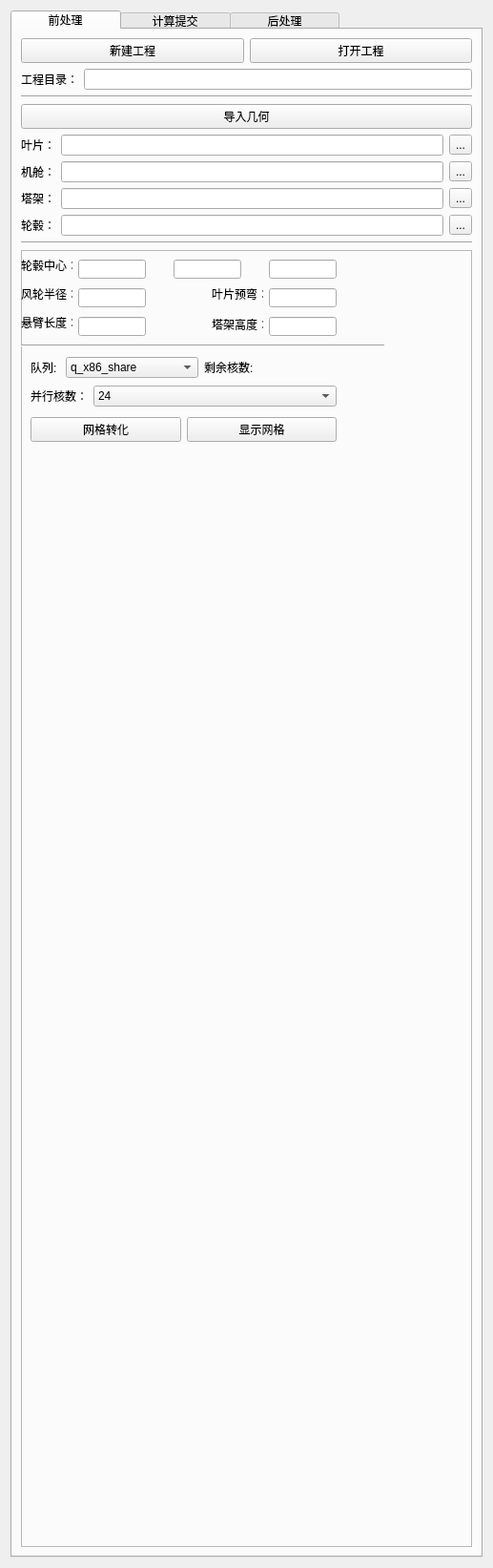
<?xml version="1.0" encoding="UTF-8"?>
<ui version="4.0">
 <class>Form</class>
 <widget class="QWidget" name="Form">
  <property name="geometry">
   <rect>
    <x>0</x>
    <y>0</y>
    <width>517</width>
    <height>1643</height>
   </rect>
  </property>
  <property name="windowTitle">
   <string>Form</string>
  </property>
  <layout class="QGridLayout" name="gridLayout">
   <item row="0" column="0">
    <widget class="QSplitter" name="splitter">
     <property name="orientation">
      <enum>Qt::Horizontal</enum>
     </property>
     <widget class="QTabWidget" name="tabWidget">
      <property name="enabled">
       <bool>true</bool>
      </property>
      <property name="minimumSize">
       <size>
        <width>360</width>
        <height>344</height>
       </size>
      </property>
      <property name="maximumSize">
       <size>
        <width>16777214</width>
        <height>16777215</height>
       </size>
      </property>
      <property name="autoFillBackground">
       <bool>true</bool>
      </property>
      <property name="styleSheet">
       <string notr="true">QTabBar::tab{width:115}
QTabBar::tab{height:20}</string>
      </property>
      <property name="currentIndex">
       <number>0</number>
      </property>
      <widget class="QWidget" name="tab_3">
       <attribute name="title">
        <string>前处理</string>
       </attribute>
       <layout class="QGridLayout" name="gridLayout_2">
        <item row="0" column="0">
         <layout class="QHBoxLayout" name="horizontalLayout_21">
          <item>
           <widget class="QPushButton" name="pushButton_new">
            <property name="text">
             <string>新建工程</string>
            </property>
            <property name="icon">
             <iconset>
              <normaloff>../Windows/System32/OneDrive.ico</normaloff>../Windows/System32/OneDrive.ico</iconset>
            </property>
           </widget>
          </item>
          <item>
           <widget class="QPushButton" name="pushButton_open">
            <property name="text">
             <string>打开工程</string>
            </property>
           </widget>
          </item>
         </layout>
        </item>
        <item row="6" column="0">
         <layout class="QHBoxLayout" name="horizontalLayout_9">
          <item>
           <widget class="QLabel" name="label_9">
            <property name="text">
             <string>塔架：</string>
            </property>
           </widget>
          </item>
          <item>
           <widget class="QLineEdit" name="tower"/>
          </item>
          <item>
           <widget class="QToolButton" name="toolButton_3">
            <property name="text">
             <string>...</string>
            </property>
           </widget>
          </item>
         </layout>
        </item>
        <item row="4" column="0">
         <layout class="QHBoxLayout" name="horizontalLayout_7">
          <item>
           <widget class="QLabel" name="label">
            <property name="text">
             <string>叶片：</string>
            </property>
           </widget>
          </item>
          <item>
           <widget class="QLineEdit" name="blade"/>
          </item>
          <item>
           <widget class="QToolButton" name="toolButton">
            <property name="text">
             <string>...</string>
            </property>
           </widget>
          </item>
         </layout>
        </item>
        <item row="7" column="0">
         <layout class="QHBoxLayout" name="horizontalLayout_10">
          <item>
           <widget class="QLabel" name="label_10">
            <property name="text">
             <string>轮毂：</string>
            </property>
           </widget>
          </item>
          <item>
           <widget class="QLineEdit" name="hub"/>
          </item>
          <item>
           <widget class="QToolButton" name="toolButton_4">
            <property name="text">
             <string>...</string>
            </property>
           </widget>
          </item>
         </layout>
        </item>
        <item row="2" column="0">
         <widget class="Line" name="line_5">
          <property name="orientation">
           <enum>Qt::Horizontal</enum>
          </property>
         </widget>
        </item>
        <item row="3" column="0">
         <widget class="QPushButton" name="pushButton">
          <property name="text">
           <string>导入几何</string>
          </property>
         </widget>
        </item>
        <item row="8" column="0">
         <widget class="Line" name="line_2">
          <property name="orientation">
           <enum>Qt::Horizontal</enum>
          </property>
         </widget>
        </item>
        <item row="1" column="0">
         <layout class="QHBoxLayout" name="horizontalLayout_6">
          <item>
           <widget class="QLabel" name="label_6">
            <property name="text">
             <string>工程目录：</string>
            </property>
           </widget>
          </item>
          <item>
           <widget class="QLineEdit" name="lineEdit_2"/>
          </item>
         </layout>
        </item>
        <item row="5" column="0">
         <layout class="QHBoxLayout" name="horizontalLayout_8">
          <item>
           <widget class="QLabel" name="label_8">
            <property name="text">
             <string>机舱：</string>
            </property>
           </widget>
          </item>
          <item>
           <widget class="QLineEdit" name="cabin"/>
          </item>
          <item>
           <widget class="QToolButton" name="toolButton_2">
            <property name="text">
             <string>...</string>
            </property>
           </widget>
          </item>
         </layout>
        </item>
        <item row="9" column="0">
         <widget class="QFrame" name="frame">
          <property name="sizePolicy">
           <sizepolicy hsizetype="Preferred" vsizetype="Preferred">
            <horstretch>0</horstretch>
            <verstretch>0</verstretch>
           </sizepolicy>
          </property>
          <property name="frameShape">
           <enum>QFrame::StyledPanel</enum>
          </property>
          <property name="frameShadow">
           <enum>QFrame::Raised</enum>
          </property>
          <widget class="QLabel" name="label_13">
           <property name="geometry">
            <rect>
             <x>0</x>
             <y>10</y>
             <width>54</width>
             <height>12</height>
            </rect>
           </property>
           <property name="text">
            <string>轮毂中心：</string>
           </property>
          </widget>
          <widget class="QLineEdit" name="hub_cty">
           <property name="geometry">
            <rect>
             <x>160</x>
             <y>10</y>
             <width>71</width>
             <height>20</height>
            </rect>
           </property>
          </widget>
          <widget class="QLineEdit" name="bd_prebend">
           <property name="geometry">
            <rect>
             <x>260</x>
             <y>40</y>
             <width>71</width>
             <height>20</height>
            </rect>
           </property>
          </widget>
          <widget class="QLabel" name="label_14">
           <property name="geometry">
            <rect>
             <x>200</x>
             <y>40</y>
             <width>54</width>
             <height>12</height>
            </rect>
           </property>
           <property name="text">
            <string>叶片预弯：</string>
           </property>
          </widget>
          <widget class="QLineEdit" name="tower_h">
           <property name="geometry">
            <rect>
             <x>260</x>
             <y>70</y>
             <width>71</width>
             <height>20</height>
            </rect>
           </property>
          </widget>
          <widget class="QLabel" name="label_15">
           <property name="geometry">
            <rect>
             <x>200</x>
             <y>70</y>
             <width>54</width>
             <height>16</height>
            </rect>
           </property>
           <property name="text">
            <string>塔架高度：</string>
           </property>
          </widget>
          <widget class="QLabel" name="label_16">
           <property name="geometry">
            <rect>
             <x>0</x>
             <y>40</y>
             <width>54</width>
             <height>12</height>
            </rect>
           </property>
           <property name="text">
            <string>风轮半径：</string>
           </property>
          </widget>
          <widget class="QLineEdit" name="wt_radius">
           <property name="geometry">
            <rect>
             <x>60</x>
             <y>40</y>
             <width>71</width>
             <height>20</height>
            </rect>
           </property>
          </widget>
          <widget class="QLineEdit" name="overhang">
           <property name="geometry">
            <rect>
             <x>60</x>
             <y>70</y>
             <width>71</width>
             <height>20</height>
            </rect>
           </property>
          </widget>
          <widget class="QLineEdit" name="hub_ctx">
           <property name="geometry">
            <rect>
             <x>60</x>
             <y>10</y>
             <width>71</width>
             <height>20</height>
            </rect>
           </property>
          </widget>
          <widget class="QLabel" name="label_17">
           <property name="geometry">
            <rect>
             <x>0</x>
             <y>70</y>
             <width>54</width>
             <height>12</height>
            </rect>
           </property>
           <property name="text">
            <string>悬臂长度：</string>
           </property>
          </widget>
          <widget class="QLineEdit" name="hub_ctz">
           <property name="geometry">
            <rect>
             <x>260</x>
             <y>10</y>
             <width>71</width>
             <height>20</height>
            </rect>
           </property>
          </widget>
          <widget class="QWidget" name="layoutWidget">
           <property name="geometry">
            <rect>
             <x>10</x>
             <y>110</y>
             <width>321</width>
             <height>26</height>
            </rect>
           </property>
           <layout class="QHBoxLayout" name="horizontalLayout_18">
            <item>
             <widget class="QLabel" name="label_25">
              <property name="sizePolicy">
               <sizepolicy hsizetype="Fixed" vsizetype="Preferred">
                <horstretch>0</horstretch>
                <verstretch>0</verstretch>
               </sizepolicy>
              </property>
              <property name="text">
               <string>队列: </string>
              </property>
             </widget>
            </item>
            <item>
             <widget class="QComboBox" name="cbox_queue">
              <property name="editable">
               <bool>false</bool>
              </property>
              <property name="currentText">
               <string>q_x86_share</string>
              </property>
              <property name="currentIndex">
               <number>0</number>
              </property>
              <item>
               <property name="text">
                <string>q_x86_share</string>
               </property>
              </item>
              <item>
               <property name="text">
                <string>q_x86_expr</string>
               </property>
              </item>
              <item>
               <property name="text">
                <string>q_x86_vio_share</string>
               </property>
              </item>
              <item>
               <property name="text">
                <string>q_x86_cn_sim</string>
               </property>
              </item>
             </widget>
            </item>
            <item>
             <layout class="QHBoxLayout" name="horizontalLayout_19">
              <item>
               <widget class="QLabel" name="label_26">
                <property name="text">
                 <string>剩余核数:</string>
                </property>
               </widget>
              </item>
              <item>
               <widget class="QLabel" name="label_21">
                <property name="enabled">
                 <bool>true</bool>
                </property>
                <property name="sizePolicy">
                 <sizepolicy hsizetype="Fixed" vsizetype="Fixed">
                  <horstretch>0</horstretch>
                  <verstretch>0</verstretch>
                 </sizepolicy>
                </property>
                <property name="maximumSize">
                 <size>
                  <width>28</width>
                  <height>16777215</height>
                 </size>
                </property>
                <property name="text">
                 <string/>
                </property>
               </widget>
              </item>
             </layout>
            </item>
           </layout>
          </widget>
          <widget class="Line" name="line">
           <property name="geometry">
            <rect>
             <x>0</x>
             <y>90</y>
             <width>381</width>
             <height>20</height>
            </rect>
           </property>
           <property name="orientation">
            <enum>Qt::Horizontal</enum>
           </property>
          </widget>
          <widget class="QWidget" name="">
           <property name="geometry">
            <rect>
             <x>10</x>
             <y>170</y>
             <width>321</width>
             <height>36</height>
            </rect>
           </property>
           <layout class="QHBoxLayout" name="horizontalLayout">
            <item>
             <widget class="QPushButton" name="pushButton_transfer">
              <property name="text">
               <string>网格转化</string>
              </property>
             </widget>
            </item>
            <item>
             <widget class="QPushButton" name="pushButton_showmesh">
              <property name="text">
               <string>显示网格</string>
              </property>
             </widget>
            </item>
           </layout>
          </widget>
          <widget class="QWidget" name="">
           <property name="geometry">
            <rect>
             <x>10</x>
             <y>140</y>
             <width>321</width>
             <height>26</height>
            </rect>
           </property>
           <layout class="QHBoxLayout" name="horizontalLayout_2">
            <item>
             <widget class="QLabel" name="label_29">
              <property name="sizePolicy">
               <sizepolicy hsizetype="Fixed" vsizetype="Preferred">
                <horstretch>0</horstretch>
                <verstretch>0</verstretch>
               </sizepolicy>
              </property>
              <property name="text">
               <string>并行核数：</string>
              </property>
             </widget>
            </item>
            <item>
             <widget class="QComboBox" name="cbox_cores">
              <property name="editable">
               <bool>false</bool>
              </property>
              <property name="currentText">
               <string>24</string>
              </property>
              <property name="currentIndex">
               <number>0</number>
              </property>
              <item>
               <property name="text">
                <string>24</string>
               </property>
              </item>
              <item>
               <property name="text">
                <string>48</string>
               </property>
              </item>
              <item>
               <property name="text">
                <string>72</string>
               </property>
              </item>
              <item>
               <property name="text">
                <string>96</string>
               </property>
              </item>
              <item>
               <property name="text">
                <string>120</string>
               </property>
              </item>
              <item>
               <property name="text">
                <string>168</string>
               </property>
              </item>
              <item>
               <property name="text">
                <string>192</string>
               </property>
              </item>
              <item>
               <property name="text">
                <string>240</string>
               </property>
              </item>
             </widget>
            </item>
           </layout>
          </widget>
         </widget>
        </item>
       </layout>
      </widget>
      <widget class="QWidget" name="tab">
       <attribute name="title">
        <string>计算提交</string>
       </attribute>
       <layout class="QGridLayout" name="gridLayout_3">
        <item row="0" column="0">
         <layout class="QGridLayout" name="gridLayout_4" columnstretch="1,2,1,1,2,1" columnminimumwidth="10,20,10,10,20,10">
          <property name="sizeConstraint">
           <enum>QLayout::SetMinimumSize</enum>
          </property>
          <property name="horizontalSpacing">
           <number>6</number>
          </property>
          <item row="1" column="0">
           <widget class="QLabel" name="label_40">
            <property name="text">
             <string>风速:</string>
            </property>
           </widget>
          </item>
          <item row="2" column="1">
           <widget class="QLineEdit" name="lineEdit_pressure">
            <property name="sizePolicy">
             <sizepolicy hsizetype="Preferred" vsizetype="Preferred">
              <horstretch>0</horstretch>
              <verstretch>0</verstretch>
             </sizepolicy>
            </property>
            <property name="minimumSize">
             <size>
              <width>0</width>
              <height>0</height>
             </size>
            </property>
            <property name="placeholderText">
             <string>例：101325</string>
            </property>
           </widget>
          </item>
          <item row="2" column="0">
           <widget class="QLabel" name="label_35">
            <property name="text">
             <string>压力:</string>
            </property>
           </widget>
          </item>
          <item row="2" column="4">
           <widget class="QLineEdit" name="lineEdit_density">
            <property name="placeholderText">
             <string>例：1.293</string>
            </property>
           </widget>
          </item>
          <item row="2" column="2">
           <widget class="QLabel" name="label_46">
            <property name="text">
             <string>[Pa]</string>
            </property>
           </widget>
          </item>
          <item row="2" column="5">
           <widget class="QLabel" name="label_47">
            <property name="text">
             <string>[kg/m^3]</string>
            </property>
           </widget>
          </item>
          <item row="2" column="3">
           <widget class="QLabel" name="label_48">
            <property name="text">
             <string>密度:</string>
            </property>
           </widget>
          </item>
          <item row="3" column="0">
           <widget class="QLabel" name="label_2">
            <property name="text">
             <string>粘度</string>
            </property>
           </widget>
          </item>
          <item row="3" column="1">
           <widget class="QLineEdit" name="lineEdit_nu">
            <property name="sizePolicy">
             <sizepolicy hsizetype="Preferred" vsizetype="Preferred">
              <horstretch>0</horstretch>
              <verstretch>0</verstretch>
             </sizepolicy>
            </property>
            <property name="minimumSize">
             <size>
              <width>0</width>
              <height>0</height>
             </size>
            </property>
            <property name="placeholderText">
             <string>例：1.8e-5</string>
            </property>
           </widget>
          </item>
          <item row="3" column="2">
           <widget class="QLabel" name="label_3">
            <property name="text">
             <string>[m^2/s]</string>
            </property>
           </widget>
          </item>
          <item row="3" column="3">
           <widget class="QLabel" name="label_34">
            <property name="text">
             <string>转速:</string>
            </property>
           </widget>
          </item>
          <item row="3" column="5">
           <widget class="QLabel" name="label_41">
            <property name="text">
             <string>[rad/min]</string>
            </property>
           </widget>
          </item>
          <item row="3" column="4">
           <widget class="QLineEdit" name="lineEdit_rotatespeed">
            <property name="sizePolicy">
             <sizepolicy hsizetype="Preferred" vsizetype="Fixed">
              <horstretch>0</horstretch>
              <verstretch>0</verstretch>
             </sizepolicy>
            </property>
            <property name="placeholderText">
             <string>例：50</string>
            </property>
           </widget>
          </item>
          <item row="1" column="1">
           <widget class="QLineEdit" name="lineEdit_x">
            <property name="sizePolicy">
             <sizepolicy hsizetype="Maximum" vsizetype="Fixed">
              <horstretch>0</horstretch>
              <verstretch>0</verstretch>
             </sizepolicy>
            </property>
            <property name="placeholderText">
             <string>x</string>
            </property>
           </widget>
          </item>
          <item row="1" column="2">
           <widget class="QLineEdit" name="lineEdit_y">
            <property name="sizePolicy">
             <sizepolicy hsizetype="Preferred" vsizetype="Minimum">
              <horstretch>0</horstretch>
              <verstretch>0</verstretch>
             </sizepolicy>
            </property>
            <property name="placeholderText">
             <string>y</string>
            </property>
           </widget>
          </item>
          <item row="1" column="3">
           <widget class="QLineEdit" name="lineEdit_z">
            <property name="sizePolicy">
             <sizepolicy hsizetype="Preferred" vsizetype="Preferred">
              <horstretch>0</horstretch>
              <verstretch>0</verstretch>
             </sizepolicy>
            </property>
            <property name="placeholderText">
             <string>z</string>
            </property>
           </widget>
          </item>
          <item row="1" column="4">
           <widget class="QLabel" name="label_36">
            <property name="sizePolicy">
             <sizepolicy hsizetype="Fixed" vsizetype="Fixed">
              <horstretch>0</horstretch>
              <verstretch>0</verstretch>
             </sizepolicy>
            </property>
            <property name="text">
             <string>[m/s]</string>
            </property>
           </widget>
          </item>
         </layout>
        </item>
        <item row="1" column="0">
         <layout class="QHBoxLayout" name="horizontalLayout_12">
          <item>
           <widget class="QLabel" name="label_18">
            <property name="text">
             <string>输出间隔：    </string>
            </property>
           </widget>
          </item>
          <item>
           <widget class="QLineEdit" name="lineEdit_output"/>
          </item>
         </layout>
        </item>
        <item row="3" column="0">
         <widget class="Line" name="line_4">
          <property name="orientation">
           <enum>Qt::Horizontal</enum>
          </property>
         </widget>
        </item>
        <item row="2" column="0">
         <layout class="QHBoxLayout" name="horizontalLayout_17">
          <item>
           <widget class="QLabel" name="label_24">
            <property name="sizePolicy">
             <sizepolicy hsizetype="Fixed" vsizetype="Preferred">
              <horstretch>0</horstretch>
              <verstretch>0</verstretch>
             </sizepolicy>
            </property>
            <property name="text">
             <string>最大迭代次数：</string>
            </property>
           </widget>
          </item>
          <item>
           <widget class="QLineEdit" name="lineEdit_maxint"/>
          </item>
         </layout>
        </item>
        <item row="4" column="0">
         <widget class="QFrame" name="frame_3">
          <property name="frameShape">
           <enum>QFrame::StyledPanel</enum>
          </property>
          <property name="frameShadow">
           <enum>QFrame::Raised</enum>
          </property>
          <widget class="QWidget" name="layoutWidget_6">
           <property name="geometry">
            <rect>
             <x>10</x>
             <y>20</y>
             <width>321</width>
             <height>101</height>
            </rect>
           </property>
           <layout class="QVBoxLayout" name="verticalLayout_3">
            <item>
             <widget class="QCheckBox" name="checkBox">
              <property name="text">
               <string>计算完成后，发送邮件至：</string>
              </property>
             </widget>
            </item>
            <item>
             <widget class="QLineEdit" name="lineEdit_4">
              <property name="readOnly">
               <bool>false</bool>
              </property>
              <property name="placeholderText">
               <string>examples@mail.com</string>
              </property>
              <property name="clearButtonEnabled">
               <bool>false</bool>
              </property>
             </widget>
            </item>
            <item>
             <widget class="QPushButton" name="pushButton_sub">
              <property name="text">
               <string>提交计算</string>
              </property>
             </widget>
            </item>
           </layout>
          </widget>
          <widget class="QWidget" name="layoutWidget_7">
           <property name="geometry">
            <rect>
             <x>10</x>
             <y>0</y>
             <width>321</width>
             <height>20</height>
            </rect>
           </property>
           <layout class="QHBoxLayout" name="horizontalLayout_16">
            <property name="sizeConstraint">
             <enum>QLayout::SetNoConstraint</enum>
            </property>
            <item>
             <widget class="Line" name="line_6">
              <property name="orientation">
               <enum>Qt::Horizontal</enum>
              </property>
             </widget>
            </item>
            <item>
             <widget class="QLabel" name="label_23">
              <property name="layoutDirection">
               <enum>Qt::LeftToRight</enum>
              </property>
              <property name="text">
               <string>     邮件通知</string>
              </property>
             </widget>
            </item>
            <item>
             <widget class="Line" name="line_7">
              <property name="orientation">
               <enum>Qt::Horizontal</enum>
              </property>
             </widget>
            </item>
           </layout>
          </widget>
         </widget>
        </item>
       </layout>
      </widget>
      <widget class="QWidget" name="tab_2">
       <attribute name="title">
        <string>后处理</string>
       </attribute>
       <layout class="QGridLayout" name="gridLayout_5">
        <item row="0" column="0">
         <widget class="QPushButton" name="pushButton_2">
          <property name="whatsThis">
           <string>&lt;html&gt;&lt;head/&gt;&lt;body&gt;&lt;p&gt;切片&lt;/p&gt;&lt;/body&gt;&lt;/html&gt;</string>
          </property>
          <property name="text">
           <string>切片</string>
          </property>
         </widget>
        </item>
        <item row="0" column="2">
         <widget class="QPushButton" name="pushButton_3">
          <property name="text">
           <string>打开Paraview模块 </string>
          </property>
         </widget>
        </item>
        <item row="0" column="1">
         <widget class="QComboBox" name="comboBox">
          <item>
           <property name="text">
            <string>x</string>
           </property>
          </item>
          <item>
           <property name="text">
            <string>y</string>
           </property>
          </item>
          <item>
           <property name="text">
            <string>z</string>
           </property>
          </item>
         </widget>
        </item>
       </layout>
      </widget>
     </widget>
    </widget>
   </item>
  </layout>
 </widget>
 <resources/>
 <connections/>
</ui>
